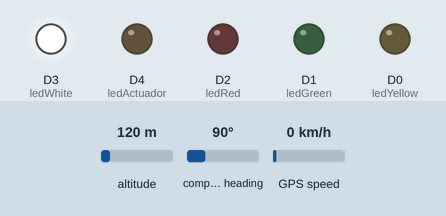
This sketch was run on a simulated ESP8266 (NodeMCU). Shown: output pins drawn as LEDs (lit = HIGH). Inputs (shaded band) come from the test bench; at power-on: altitude 120 m, compass heading 90°, GPS speed 0 km/h. WiFi joins after 1.5 s; servers stay silent unless stated; uploads are accepted with an empty reply; the GPS gets a fix after 3 s at 37.7749, -122.4194 with 8 satellites; what the sketch prints to the serial monitor is not drawn.

Above: at 2.0 s.
At 4.0 s:
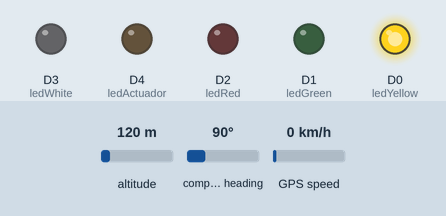
At 11.2 s:
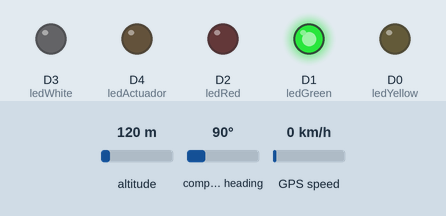
At 12.7 s:
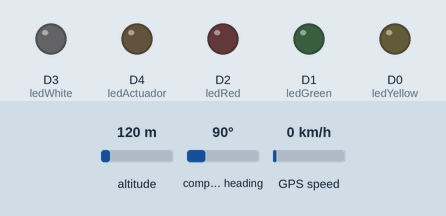
Timing chart, 0 to 17.4 s (numbered marks = the images above):
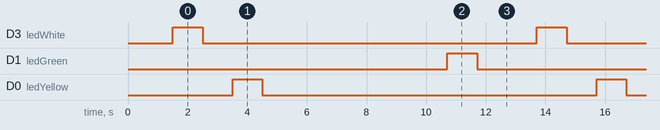

Measured:
- by itself, D3 (ledWhite), D1 (ledGreen), D0 (ledYellow): alternates HIGH for 1.0 s and LOW for 11.2 s
- by itself, everything shown: repeats every 12.2 s, in 6 steps

The sketch:

Main.ino
```cpp
#include <SoftwareSerial.h>
#include <ESP8266WiFi.h>
#include <TinyGPS++.h>
#include "status_manager.h"
#include "auth.h"
#include "http_request.h"

#define rxPin D8
#define txPin D7

TinyGPSPlus gps;
SoftwareSerial SerialGps(rxPin, txPin);


#define WIFI_SSID "INFINITUM594F"    // nombre de la red wifi
#define WIFI_PASSWORD "sU5I4AIn3C"   // contraseña de la red wifi

const String UUID =  "58911";

void setup() {
  // SE ESTABLECE LA VELOCIDAD
  Serial.begin(115200);
  SerialGps.begin(9600);

  // INICIAMOS LA CONEXION AL WIFI.
  WiFi.begin(WIFI_SSID, WIFI_PASSWORD);
  while (WiFi.status() != WL_CONNECTED) {
        Serial.print(".");
        delay(500);
  }
  Serial.println();
  Serial.print("conectado !! ");
  Serial.println(WiFi.localIP());

  // CONFIGURAMOS PINES DE SALIDA DIGITAL----------------
  setup_pines();
}

void loop() {

  while (SerialGps.available() > 0)
    if (gps.encode(SerialGps.read())){
      white();
      displayInfo();

      if (WiFi.status() == WL_CONNECTED ){
        yellow();
        const String latitude = String(gps.location.lat(), 6);
        const String longitude = String(gps.location.lng(), 6);
        const String date = String( gps.date.day()) + "/" + String(gps.date.month()) + "/" + String(gps.date.year());
        const String hour = "0" + String(gps.time.hour() - 6) + ":" + String(gps.time.minute()) + ":" + String(gps.time.second());
        const String coord = F("{\"latitud\":\"") + latitude + F("\", \"longitud\":\"") + longitude + F("\", \"fecha\":\"") + date + F("\", \"hora\":\"") + hour + F("\"}");
        // boolean auth = http_auth(UUID);
        // if (auth){
          http_post(coord);
        // }
      }else{
        white();
      }

    }

    if (millis() > 5000 && gps.charsProcessed() < 10){
      Serial.println(F("No GPS detected: check wiring."));
      red();
      while(true);
    }

}

void displayInfo()
{
  Serial.print(F("Location: "));
  if (gps.location.isValid())
  {
    Serial.print(gps.location.lat(), 6);
    Serial.print(F(","));
    Serial.print(gps.location.lng(), 6);
  }
  else
  {
    Serial.print(F("INVALID"));
  }

  Serial.print(F("  Date/Time: "));
  if (gps.date.isValid())
  {
    Serial.print(gps.date.month());
    Serial.print(F("/"));
    Serial.print(gps.date.day());
    Serial.print(F("/"));
    Serial.print(gps.date.year());
  }
  else
  {
    Serial.print(F("INVALID"));
  }

  Serial.print(F(" "));
  if (gps.time.isValid())
  {
    if (gps.time.hour() < 10) Serial.print(F("0"));
    Serial.print(gps.time.hour());
    Serial.print(F(":"));
    if (gps.time.minute() < 10) Serial.print(F("0"));
    Serial.print(gps.time.minute());
    Serial.print(F(":"));
    if (gps.time.second() < 10) Serial.print(F("0"));
    Serial.print(gps.time.second());
    Serial.print(F("."));
    if (gps.time.centisecond() < 10) Serial.print(F("0"));
    Serial.print(gps.time.centisecond());
  }
  else
  {
    Serial.print(F("INVALID"));
  }

  Serial.println();
}
```

auth.cpp
```cpp
#include <SoftwareSerial.h>
#include <ESP8266HTTPClient.h>
#include "status_manager.h"

#define SERVER_IP "http://192.168.1.71:8000/"
// String UUID = "7E48A7A8-AB3C-484C-8EBA-027FB8F84F44"

boolean http_auth(String UUID){

    WiFiClient client;
    HTTPClient http;

    boolean response = false;

    Serial.print("[HTTP] begin...\n");
    // Configurando la url para la peticion http
    http.begin(client, SERVER_IP "api/v1/gps/" );  // HTTP
    http.addHeader("Content-Type", "application/json");

    Serial.print("[HTTP] POST...\n");
    // Iniciamos la conexion y envio de la peticion HTTP header y body
    const String data = F("{\"UUID\":\"") + UUID + F("\"}");
    int httpCode = http.POST(data);


    if (httpCode > 0) {
      Serial.printf("[HTTP] POST... code: %d\n", httpCode);

      // Si hay respuesta positiva
      if (httpCode == HTTP_CODE_OK) {
        const String& payload = http.getString();
        Serial.println("received payload:\n<<");
        Serial.println(payload);
        Serial.println(">>");
        authenticated();
        response = true;
      }
    } else {
      // Si hay respuesta negativa
      Serial.printf("[HTTP] POST... Unauthenticated, error: %s\n", http.errorToString(httpCode).c_str());
      not_authenticated();
      response = false;
    }
    http.end();

    return response;
}
```

auth.h
```cpp
boolean http_auth(String UUID);
```

http_request.cpp
```cpp
#include <ESP8266HTTPClient.h>
#include "status_manager.h"

#define SERVER_IP "http://192.168.1.71:8000/"


void http_post(const String data){

    WiFiClient client;
    HTTPClient http;

    Serial.print("[HTTP] begin...\n");
    // Configurando la url para la peticion http
    http.begin(client, SERVER_IP "api/v1/data/" );  // HTTP
    http.addHeader("Content-Type", "application/json");

    Serial.print("[HTTP] POST...\n");
    // Iniciamos la conexion y envio de la peticion HTTP header y body
    int httpCode = http.POST(data);


    if (httpCode > 0) {
      Serial.printf("[HTTP] POST... code: %d\n", httpCode);

      // Si hay respuesta positiva
      if (httpCode == HTTP_CODE_OK) {
        const String& payload = http.getString();
        Serial.println("received payload:\n<<");
        Serial.println(payload);
        Serial.println(">>");
        const int actValue = payload.toInt();
        actuador(actValue);
        green();
      }
    } else {
      // Si hay respuesta negativa
      Serial.printf("[HTTP] POST... failed, error: %s\n", http.errorToString(httpCode).c_str());
      red();
    }
    http.end();
}
```

http_request.h
```cpp
void http_post(const String data);
```

status_manager.cpp
```cpp
#include <SoftwareSerial.h>

const int ledYellow = D0;
const int ledGreen = D1;
const int ledRed = D2;
const int ledWhite = D3;
const int ledActuador = D4;

void setup_pines(){
  pinMode(ledYellow, OUTPUT);
  pinMode(ledGreen, OUTPUT);
  pinMode(ledRed, OUTPUT);
  pinMode(ledWhite, OUTPUT);
  pinMode(ledActuador, OUTPUT);
}

void not_authenticated(){
  digitalWrite(ledRed, HIGH);
  delay(5000);
}

void authenticated(){
  digitalWrite(ledRed, LOW);
  delay(1000);
}

void actuador(int value){
  analogWrite(ledActuador, value);
  delay(3000);
  analogWrite(ledActuador, 0);
  delay(1000);
}

void red(){
  digitalWrite(ledRed, HIGH);
  delay(1000);
  digitalWrite(ledRed, LOW);
  delay(2000);
}

void green(){
  digitalWrite(ledGreen, HIGH);
  delay(1000);
  digitalWrite(ledGreen, LOW);
  delay(2000);
}

void yellow(){
  digitalWrite(ledYellow, HIGH);
  delay(1000);
  digitalWrite(ledYellow, LOW);
  delay(2000);
}

void white(){
  digitalWrite(ledWhite, HIGH);
  delay(1000);
  digitalWrite(ledWhite, LOW);
  delay(1000);
}
```

status_manager.h
```cpp
void setup_pines();

void red();

void white();

void green();

void yellow();

void actuador(int value);

void not_authenticated();

void authenticated();
```
